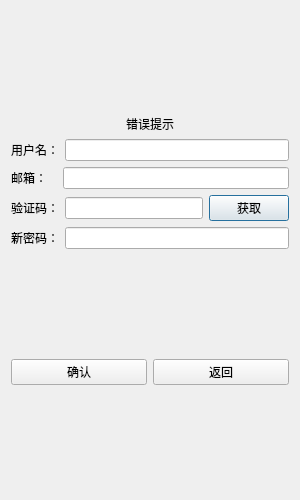
<?xml version="1.0" encoding="UTF-8"?>
<ui version="4.0">
 <class>ResetDialog</class>
 <widget class="QDialog" name="ResetDialog">
  <property name="geometry">
   <rect>
    <x>0</x>
    <y>0</y>
    <width>300</width>
    <height>500</height>
   </rect>
  </property>
  <property name="minimumSize">
   <size>
    <width>300</width>
    <height>500</height>
   </size>
  </property>
  <property name="maximumSize">
   <size>
    <width>300</width>
    <height>500</height>
   </size>
  </property>
  <property name="windowTitle">
   <string>Dialog</string>
  </property>
  <layout class="QVBoxLayout" name="verticalLayout_2">
   <item>
    <spacer name="verticalSpacer_3">
     <property name="orientation">
      <enum>Qt::Orientation::Vertical</enum>
     </property>
     <property name="sizeHint" stdset="0">
      <size>
       <width>20</width>
       <height>40</height>
      </size>
     </property>
    </spacer>
   </item>
   <item>
    <widget class="QLabel" name="error_tip">
     <property name="text">
      <string>错误提示</string>
     </property>
     <property name="alignment">
      <set>Qt::AlignmentFlag::AlignCenter</set>
     </property>
    </widget>
   </item>
   <item>
    <layout class="QHBoxLayout" name="horizontalLayout">
     <item>
      <widget class="QLabel" name="user_label">
       <property name="text">
        <string>用户名：</string>
       </property>
      </widget>
     </item>
     <item>
      <widget class="QLineEdit" name="user_edit"/>
     </item>
    </layout>
   </item>
   <item>
    <layout class="QHBoxLayout" name="horizontalLayout_2">
     <item>
      <widget class="QLabel" name="email_label">
       <property name="text">
        <string>邮箱：   </string>
       </property>
      </widget>
     </item>
     <item>
      <widget class="QLineEdit" name="email_edit"/>
     </item>
    </layout>
   </item>
   <item>
    <layout class="QHBoxLayout" name="horizontalLayout_3">
     <item>
      <widget class="QLabel" name="varify_code_label">
       <property name="text">
        <string>验证码：</string>
       </property>
      </widget>
     </item>
     <item>
      <widget class="QLineEdit" name="varify_code_edit"/>
     </item>
     <item>
      <widget class="QPushButton" name="varify_code_btn">
       <property name="text">
        <string>获取</string>
       </property>
      </widget>
     </item>
    </layout>
   </item>
   <item>
    <layout class="QHBoxLayout" name="horizontalLayout_4">
     <item>
      <widget class="QLabel" name="pwd_edit">
       <property name="text">
        <string>新密码：</string>
       </property>
      </widget>
     </item>
     <item>
      <widget class="QLineEdit" name="new_pwd_edit"/>
     </item>
    </layout>
   </item>
   <item>
    <spacer name="verticalSpacer_2">
     <property name="orientation">
      <enum>Qt::Orientation::Vertical</enum>
     </property>
     <property name="sizeHint" stdset="0">
      <size>
       <width>20</width>
       <height>40</height>
      </size>
     </property>
    </spacer>
   </item>
   <item>
    <layout class="QHBoxLayout" name="horizontalLayout_5">
     <item>
      <widget class="QPushButton" name="confirm_btn">
       <property name="text">
        <string>确认</string>
       </property>
      </widget>
     </item>
     <item>
      <widget class="QPushButton" name="return_btn">
       <property name="text">
        <string>返回</string>
       </property>
      </widget>
     </item>
    </layout>
   </item>
   <item>
    <spacer name="verticalSpacer">
     <property name="orientation">
      <enum>Qt::Orientation::Vertical</enum>
     </property>
     <property name="sizeHint" stdset="0">
      <size>
       <width>20</width>
       <height>40</height>
      </size>
     </property>
    </spacer>
   </item>
  </layout>
 </widget>
 <resources/>
 <connections/>
</ui>
